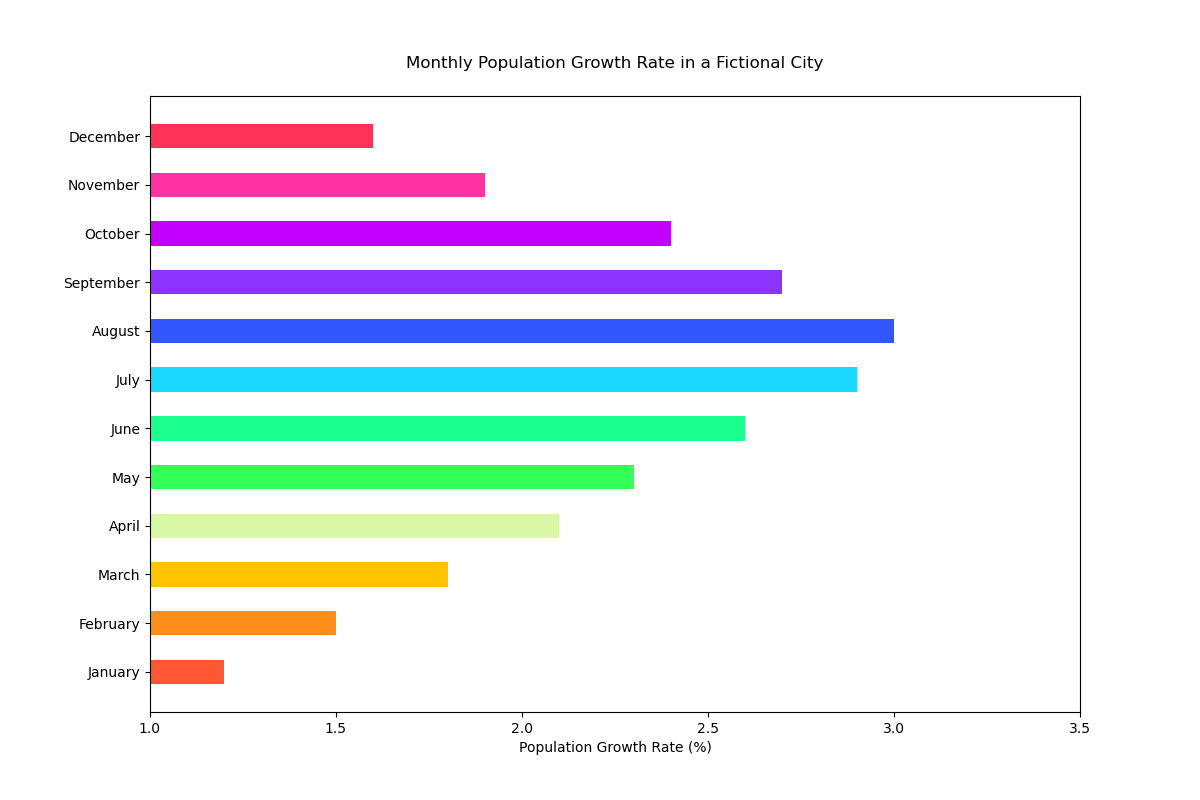

This figure's Python source:

import matplotlib.pyplot as plt

# Data
months = [
    "January", "February", "March", "April",
    "May", "June", "July", "August",
    "September", "October", "November", "December"
]
population_growth_rate = [1.2, 1.5, 1.8, 2.1, 2.3, 2.6, 2.9, 3.0, 2.7, 2.4, 1.9, 1.6]

# Creating horizontal bar chart
fig, ax = plt.subplots(figsize=(12, 8))

ax.barh(months, population_growth_rate, color=[
    '#FF5733', '#FF8D1A', '#FFC300', '#DAF7A6',
    '#33FF57', '#1AFF8D', '#1AD7FF', '#3357FF',
    '#8D33FF', '#C300FF', '#FF33A1', '#FF3357'
], height=0.5)  # Change bar color and height

# Setting y-axis limit
ax.set_xlim(1, 3.5)  # Truncate y-axis to start from 1

# Adding labels and title
ax.set_xlabel('Population Growth Rate (%)')
ax.set_title('Monthly Population Growth Rate in a Fictional City', pad=20)

# Show the plot
plt.show()
